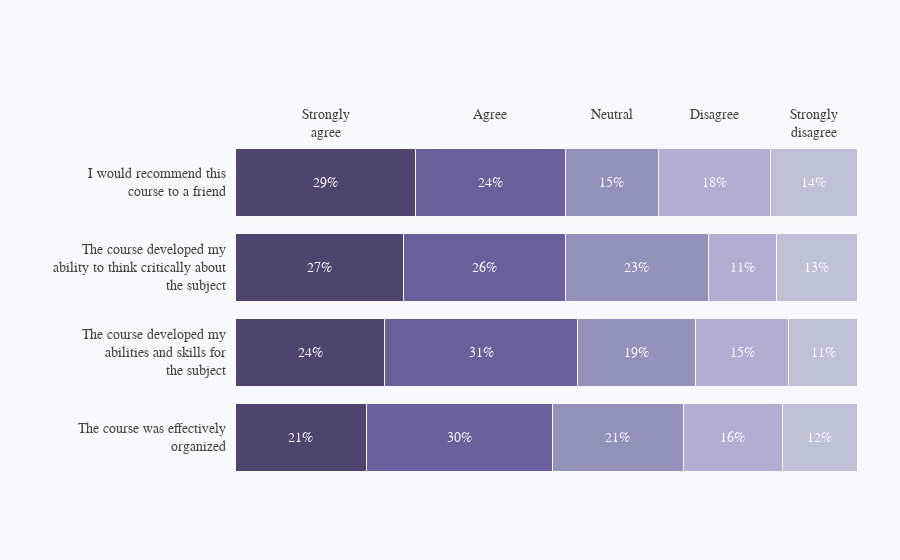

Notebook source saved alongside this figure:
### Code cell
top_labels = [
    "Strongly<br>agree",
    "Agree",
    "Neutral",
    "Disagree",
    "Strongly<br>disagree",
]

colors = [
    "rgba(38, 24, 74, 0.8)",
    "rgba(71, 58, 131, 0.8)",
    "rgba(122, 120, 168, 0.8)",
    "rgba(164, 163, 204, 0.85)",
    "rgba(190, 192, 213, 1)",
]

x_data = [
    [21, 30, 21, 16, 12],
    [24, 31, 19, 15, 11],
    [27, 26, 23, 11, 13],
    [29, 24, 15, 18, 14],
]

y_data = [
    "The course was effectively<br>organized",
    "The course developed my<br>abilities and skills " + "for<br>the subject",
    "The course developed " + "my<br>ability to think critically about<br>the subject",
    "I would recommend this<br>course to a friend",
]


traces = []

for i in range(0, len(x_data[0])):
    for xd, yd in zip(x_data, y_data):
        traces.append(
            go.Bar(
                x=[xd[i]],
                y=[yd],
                orientation="h",
                marker=dict(
                    color=colors[i], line=dict(color="rgb(248, 248, 249)", width=1)
                ),
            )
        )

layout = go.Layout(
    xaxis=dict(
        showgrid=False,
        showline=False,
        showticklabels=False,
        zeroline=False,
        domain=[0.15, 1],
    ),
    yaxis=dict(showgrid=False, showline=False, showticklabels=False, zeroline=False),
    barmode="stack",
    paper_bgcolor="rgb(248, 248, 255)",
    plot_bgcolor="rgb(248, 248, 255)",
    margin=dict(l=120, r=10, t=140, b=80),
    showlegend=False,
)

annotations = []

for yd, xd in zip(y_data, x_data):
    # labeling the y-axis
    annotations.append(
        dict(
            xref="paper",
            yref="y",
            x=0.14,
            y=yd,
            xanchor="right",
            text=str(yd),
            font=dict(family="Arial", size=14, color="rgb(67, 67, 67)"),
            showarrow=False,
            align="right",
        )
    )
    # labeling the first percentage of each bar (x_axis)
    annotations.append(
        dict(
            xref="x",
            yref="y",
            x=xd[0] / 2,
            y=yd,
            text=str(xd[0]) + "%",
            font=dict(family="Arial", size=14, color="rgb(248, 248, 255)"),
            showarrow=False,
        )
    )
    # labeling the first Likert scale (on the top)
    if yd == y_data[-1]:
        annotations.append(
            dict(
                xref="x",
                yref="paper",
                x=xd[0] / 2,
                y=1.1,
                text=top_labels[0],
                font=dict(family="Arial", size=14, color="rgb(67, 67, 67)"),
                showarrow=False,
            )
        )
    space = xd[0]
    for i in range(1, len(xd)):
        # labeling the rest of percentages for each bar (x_axis)
        annotations.append(
            dict(
                xref="x",
                yref="y",
                x=space + (xd[i] / 2),
                y=yd,
                text=str(xd[i]) + "%",
                font=dict(family="Arial", size=14, color="rgb(248, 248, 255)"),
                showarrow=False,
            )
        )
        # labeling the Likert scale
        if yd == y_data[-1]:
            annotations.append(
                dict(
                    xref="x",
                    yref="paper",
                    x=space + (xd[i] / 2),
                    y=1.1,
                    text=top_labels[i],
                    font=dict(family="Arial", size=14, color="rgb(67, 67, 67)"),
                    showarrow=False,
                )
            )
        space += xd[i]

layout["annotations"] = annotations

fig = go.Figure(data=traces, layout=layout)
iplot(fig, filename="../figures/bar-colorscale")

### Figure 1 — Plotly figure (JSON) as saved in the notebook; plotly's stock layout.template omitted (floating-point values rounded to 4 significant figures)
{"data": [{"marker": {"color": "rgba(38, 24, 74, 0.8)", "line": {"color": "rgb(248, 248, 249)", "width": 1}}, "orientation": "h", "type": "bar", "x": [21], "y": ["The course was effectively<br>organized"]}, {"marker": {"color": "rgba(38, 24, 74, 0.8)", "line": {"color": "rgb(248, 248, 249)", "width": 1}}, "orientation": "h", "type": "bar", "x": [24], "y": ["The course developed my<br>abilities and skills for<br>the subject"]}, {"marker": {"color": "rgba(38, 24, 74, 0.8)", "line": {"color": "rgb(248, 248, 249)", "width": 1}}, "orientation": "h", "type": "bar", "x": [27], "y": ["The course developed my<br>ability to think critically about<br>the subject"]}, {"marker": {"color": "rgba(38, 24, 74, 0.8)", "line": {"color": "rgb(248, 248, 249)", "width": 1}}, "orientation": "h", "type": "bar", "x": [29], "y": ["I would recommend this<br>course to a friend"]}, {"marker": {"color": "rgba(71, 58, 131, 0.8)", "line": {"color": "rgb(248, 248, 249)", "width": 1}}, "orientation": "h", "type": "bar", "x": [30], "y": ["The course was effectively<br>organized"]}, {"marker": {"color": "rgba(71, 58, 131, 0.8)", "line": {"color": "rgb(248, 248, 249)", "width": 1}}, "orientation": "h", "type": "bar", "x": [31], "y": ["The course developed my<br>abilities and skills for<br>the subject"]}, {"marker": {"color": "rgba(71, 58, 131, 0.8)", "line": {"color": "rgb(248, 248, 249)", "width": 1}}, "orientation": "h", "type": "bar", "x": [26], "y": ["The course developed my<br>ability to think critically about<br>the subject"]}, {"marker": {"color": "rgba(71, 58, 131, 0.8)", "line": {"color": "rgb(248, 248, 249)", "width": 1}}, "orientation": "h", "type": "bar", "x": [24], "y": ["I would recommend this<br>course to a friend"]}, {"marker": {"color": "rgba(122, 120, 168, 0.8)", "line": {"color": "rgb(248, 248, 249)", "width": 1}}, "orientation": "h", "type": "bar", "x": [21], "y": ["The course was effectively<br>organized"]}, {"marker": {"color": "rgba(122, 120, 168, 0.8)", "line": {"color": "rgb(248, 248, 249)", "width": 1}}, "orientation": "h", "type": "bar", "x": [19], "y": ["The course developed my<br>abilities and skills for<br>the subject"]}, {"marker": {"color": "rgba(122, 120, 168, 0.8)", "line": {"color": "rgb(248, 248, 249)", "width": 1}}, "orientation": "h", "type": "bar", "x": [23], "y": ["The course developed my<br>ability to think critically about<br>the subject"]}, {"marker": {"color": "rgba(122, 120, 168, 0.8)", "line": {"color": "rgb(248, 248, 249)", "width": 1}}, "orientation": "h", "type": "bar", "x": [15], "y": ["I would recommend this<br>course to a friend"]}, {"marker": {"color": "rgba(164, 163, 204, 0.85)", "line": {"color": "rgb(248, 248, 249)", "width": 1}}, "orientation": "h", "type": "bar", "x": [16], "y": ["The course was effectively<br>organized"]}, {"marker": {"color": "rgba(164, 163, 204, 0.85)", "line": {"color": "rgb(248, 248, 249)", "width": 1}}, "orientation": "h", "type": "bar", "x": [15], "y": ["The course developed my<br>abilities and skills for<br>the subject"]}, {"marker": {"color": "rgba(164, 163, 204, 0.85)", "line": {"color": "rgb(248, 248, 249)", "width": 1}}, "orientation": "h", "type": "bar", "x": [11], "y": ["The course developed my<br>ability to think critically about<br>the subject"]}, {"marker": {"color": "rgba(164, 163, 204, 0.85)", "line": {"color": "rgb(248, 248, 249)", "width": 1}}, "orientation": "h", "type": "bar", "x": [18], "y": ["I would recommend this<br>course to a friend"]}, {"marker": {"color": "rgba(190, 192, 213, 1)", "line": {"color": "rgb(248, 248, 249)", "width": 1}}, "orientation": "h", "type": "bar", "x": [12], "y": ["The course was effectively<br>organized"]}, {"marker": {"color": "rgba(190, 192, 213, 1)", "line": {"color": "rgb(248, 248, 249)", "width": 1}}, "orientation": "h", "type": "bar", "x": [11], "y": ["The course developed my<br>abilities and skills for<br>the subject"]}, {"marker": {"color": "rgba(190, 192, 213, 1)", "line": {"color": "rgb(248, 248, 249)", "width": 1}}, "orientation": "h", "type": "bar", "x": [13], "y": ["The course developed my<br>ability to think critically about<br>the subject"]}, {"marker": {"color": "rgba(190, 192, 213, 1)", "line": {"color": "rgb(248, 248, 249)", "width": 1}}, "orientation": "h", "type": "bar", "x": [14], "y": ["I would recommend this<br>course to a friend"]}], "layout": {"annotations": [{"align": "right", "font": {"color": "rgb(67, 67, 67)", "family": "Arial", "size": 14}, "showarrow": false, "text": "The course was effectively<br>organized", "x": 0.14, "xanchor": "right", "xref": "paper", "y": "The course was effectively<br>organized", "yref": "y"}, {"font": {"color": "rgb(248, 248, 255)", "family": "Arial", "size": 14}, "showarrow": false, "text": "21%", "x": 10.5, "xref": "x", "y": "The course was effectively<br>organized", "yref": "y"}, {"font": {"color": "rgb(248, 248, 255)", "family": "Arial", "size": 14}, "showarrow": false, "text": "30%", "x": 36, "xref": "x", "y": "The course was effectively<br>organized", "yref": "y"}, {"font": {"color": "rgb(248, 248, 255)", "family": "Arial", "size": 14}, "showarrow": false, "text": "21%", "x": 61.5, "xref": "x", "y": "The course was effectively<br>organized", "yref": "y"}, {"font": {"color": "rgb(248, 248, 255)", "family": "Arial", "size": 14}, "showarrow": false, "text": "16%", "x": 80, "xref": "x", "y": "The course was effectively<br>organized", "yref": "y"}, {"font": {"color": "rgb(248, 248, 255)", "family": "Arial", "size": 14}, "showarrow": false, "text": "12%", "x": 94, "xref": "x", "y": "The course was effectively<br>organized", "yref": "y"}, {"align": "right", "font": {"color": "rgb(67, 67, 67)", "family": "Arial", "size": 14}, "showarrow": false, "text": "The course developed my<br>abilities and skills for<br>the subject", "x": 0.14, "xanchor": "right", "xref": "paper", "y": "The course developed my<br>abilities and skills for<br>the subject", "yref": "y"}, {"font": {"color": "rgb(248, 248, 255)", "family": "Arial", "size": 14}, "showarrow": false, "text": "24%", "x": 12, "xref": "x", "y": "The course developed my<br>abilities and skills for<br>the subject", "yref": "y"}, {"font": {"color": "rgb(248, 248, 255)", "family": "Arial", "size": 14}, "showarrow": false, "text": "31%", "x": 39.5, "xref": "x", "y": "The course developed my<br>abilities and skills for<br>the subject", "yref": "y"}, {"font": {"color": "rgb(248, 248, 255)", "family": "Arial", "size": 14}, "showarrow": false, "text": "19%", "x": 64.5, "xref": "x", "y": "The course developed my<br>abilities and skills for<br>the subject", "yref": "y"}, {"font": {"color": "rgb(248, 248, 255)", "family": "Arial", "size": 14}, "showarrow": false, "text": "15%", "x": 81.5, "xref": "x", "y": "The course developed my<br>abilities and skills for<br>the subject", "yref": "y"}, {"font": {"color": "rgb(248, 248, 255)", "family": "Arial", "size": 14}, "showarrow": false, "text": "11%", "x": 94.5, "xref": "x", "y": "The course developed my<br>abilities and skills for<br>the subject", "yref": "y"}, {"align": "right", "font": {"color": "rgb(67, 67, 67)", "family": "Arial", "size": 14}, "showarrow": false, "text": "The course developed my<br>ability to think critically about<br>the subject", "x": 0.14, "xanchor": "right", "xref": "paper", "y": "The course developed my<br>ability to think critically about<br>the subject", "yref": "y"}, {"font": {"color": "rgb(248, 248, 255)", "family": "Arial", "size": 14}, "showarrow": false, "text": "27%", "x": 13.5, "xref": "x", "y": "The course developed my<br>ability to think critically about<br>the subject", "yref": "y"}, {"font": {"color": "rgb(248, 248, 255)", "family": "Arial", "size": 14}, "showarrow": false, "text": "26%", "x": 40, "xref": "x", "y": "The course developed my<br>ability to think critically about<br>the subject", "yref": "y"}, {"font": {"color": "rgb(248, 248, 255)", "family": "Arial", "size": 14}, "showarrow": false, "text": "23%", "x": 64.5, "xref": "x", "y": "The course developed my<br>ability to think critically about<br>the subject", "yref": "y"}, {"font": {"color": "rgb(248, 248, 255)", "family": "Arial", "size": 14}, "showarrow": false, "text": "11%", "x": 81.5, "xref": "x", "y": "The course developed my<br>ability to think critically about<br>the subject", "yref": "y"}, {"font": {"color": "rgb(248, 248, 255)", "family": "Arial", "size": 14}, "showarrow": false, "text": "13%", "x": 93.5, "xref": "x", "y": "The course developed my<br>ability to think critically about<br>the subject", "yref": "y"}, {"align": "right", "font": {"color": "rgb(67, 67, 67)", "family": "Arial", "size": 14}, "showarrow": false, "text": "I would recommend this<br>course to a friend", "x": 0.14, "xanchor": "right", "xref": "paper", "y": "I would recommend this<br>course to a friend", "yref": "y"}, {"font": {"color": "rgb(248, 248, 255)", "family": "Arial", "size": 14}, "showarrow": false, "text": "29%", "x": 14.5, "xref": "x", "y": "I would recommend this<br>course to a friend", "yref": "y"}, {"font": {"color": "rgb(67, 67, 67)", "family": "Arial", "size": 14}, "showarrow": false, "text": "Strongly<br>agree", "x": 14.5, "xref": "x", "y": 1.1, "yref": "paper"}, {"font": {"color": "rgb(248, 248, 255)", "family": "Arial", "size": 14}, "showarrow": false, "text": "24%", "x": 41, "xref": "x", "y": "I would recommend this<br>course to a friend", "yref": "y"}, {"font": {"color": "rgb(67, 67, 67)", "family": "Arial", "size": 14}, "showarrow": false, "text": "Agree", "x": 41, "xref": "x", "y": 1.1, "yref": "paper"}, {"font": {"color": "rgb(248, 248, 255)", "family": "Arial", "size": 14}, "showarrow": false, "text": "15%", "x": 60.5, "xref": "x", "y": "I would recommend this<br>course to a friend", "yref": "y"}, {"font": {"color": "rgb(67, 67, 67)", "family": "Arial", "size": 14}, "showarrow": false, "text": "Neutral", "x": 60.5, "xref": "x", "y": 1.1, "yref": "paper"}, {"font": {"color": "rgb(248, 248, 255)", "family": "Arial", "size": 14}, "showarrow": false, "text": "18%", "x": 77, "xref": "x", "y": "I would recommend this<br>course to a friend", "yref": "y"}, {"font": {"color": "rgb(67, 67, 67)", "family": "Arial", "size": 14}, "showarrow": false, "text": "Disagree", "x": 77, "xref": "x", "y": 1.1, "yref": "paper"}, {"font": {"color": "rgb(248, 248, 255)", "family": "Arial", "size": 14}, "showarrow": false, "text": "14%", "x": 93, "xref": "x", "y": "I would recommend this<br>course to a friend", "yref": "y"}, {"font": {"color": "rgb(67, 67, 67)", "family": "Arial", "size": 14}, "showarrow": false, "text": "Strongly<br>disagree", "x": 93, "xref": "x", "y": 1.1, "yref": "paper"}], "barmode": "stack", "margin": {"b": 80, "l": 120, "r": 10, "t": 140}, "paper_bgcolor": "rgb(248, 248, 255)", "plot_bgcolor": "rgb(248, 248, 255)", "showlegend": false, "xaxis": {"domain": [0.15, 1], "showgrid": false, "showline": false, "showticklabels": false, "zeroline": false}, "yaxis": {"showgrid": false, "showline": false, "showticklabels": false, "zeroline": false}}}
